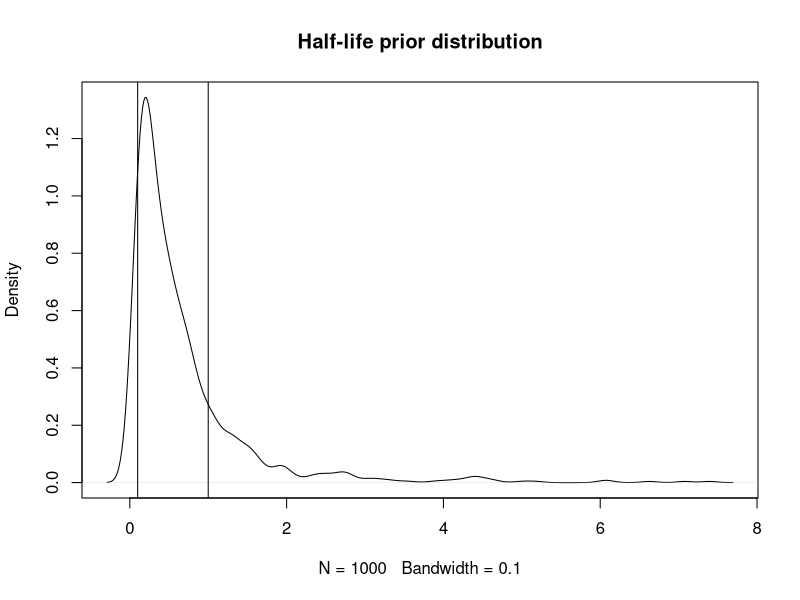
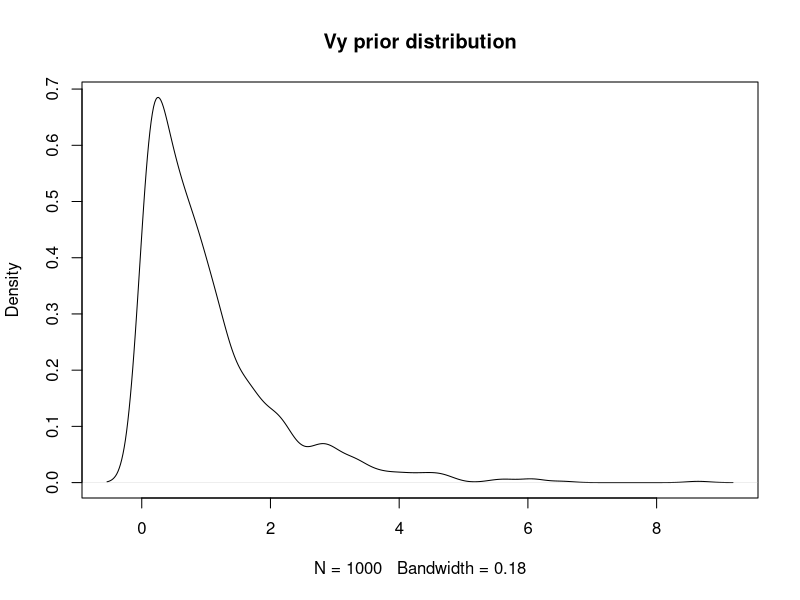

R code for these plots, in order: (Note: this script raises an error after producing the figures.)
## ---- chunk 1
#hl ~ lognormal(-0.5,1.5); //Tree length = 1 Ma
hl.sims<-rlnorm(n=1000,meanlog=log(0.4),sdlog=1)
plot(density(hl.sims),main="Half-life prior distribution")
abline(v=c(0.1,1))
quantile(hl.sims,probs=c(0.1,0.5,0.75,0.9))


## ---- chunk 2
vy.sims<-rexp(n=1000,rate=1)
plot(density(vy.sims),main="Vy prior distribution")
quantile(vy.sims,probs=c(0.1,0.5,0.75,0.9))


## ---- chunk 3
library(ggsci)
#Direct Model
#intercept_test<-rnorm(100,stan_sim_data$ols_intercept,0.2)
#slope_test<-rnorm(100,stan_sim_data$ols_slope,0.1)

#Adaptive Model
intercept_test<-rnorm(100,stan_sim_data$ols_intercept,0.3)
slope_test<-rnorm(100,stan_sim_data$ols_slope,0.1)


#df<-data.frame(Y=stan_sim_data$Y,X=stan_sim_data$direct_cov)
df<-data.frame(Y=stan_sim_data$Y,X=stan_sim_data$random_cov)

names(df)<-c("Y","X")

#slope.prior.plot<-ggplot(data=reg.trdata$dat,aes(y=Sim1,x=X))+
slope.prior.plot<-ggplot(data=df,aes(y=Y,x=X))+  
  geom_point()+
  geom_abline(intercept=intercept_test,slope=slope_test,alpha=0.25)+
  theme_bw()+
  ggtitle("Priors for Intercept and Slope")+
  ylab("Trait 1") + xlab("Trait 2")+
  scale_color_npg()

slope.prior.plot
## ---- chunk 4
library(ggsci)
#Direct Model
#intercept_test<-rnorm(100,stan_sim_data$ols_intercept,0.2)
#slope_test<-rnorm(100,stan_sim_data$ols_slope,0.1)

#Adaptive Model
intercept_test<-rnorm(100,stan_sim_data$ols_intercept,0.1)
slope_test<-rnorm(100,stan_sim_data$ols_slope,0.1)


#df<-data.frame(Y=stan_sim_data$Y,X=stan_sim_data$direct_cov)
df<-data.frame(Y=stan_sim_data$Y,X=stan_sim_data$random_cov)

names(df)<-c("Y","X")

#slope.prior.plot<-ggplot(data=reg.trdata$dat,aes(y=Sim1,x=X))+
slope.prior.plot<-ggplot(data=df,aes(y=Y,x=X))+  
  geom_point()+
  geom_abline(intercept=intercept_test,slope=slope_test,alpha=0.25)+
  theme_bw()+
  ggtitle("Priors for Intercept and Slope")+
  ylab("Trait 1") + xlab("Trait 2")+
  scale_color_npg()

slope.prior.plot
## ---- chunk 5
#beta_raw<-rnorm(100,0,1)
beta_bar<-rnorm(100,stan_sim_data$ols_intercept,0.05)
sd_beta<-rexp(100,7)
beta<-rnorm(100,beta_bar,sd_beta)
slope_test<-rnorm(100,stan_sim_data$ols_slope,0.05)

df<-data.frame(Y=stan_sim_data$Y,X=stan_sim_data$direct_cov)
names(df)<-c("Y","X")

#slope.prior.plot<-ggplot(data=reg.trdata$dat,aes(y=Sim1,x=X))+
slope.prior.plot<-ggplot(data=df,aes(y=Y,x=X))+  
  geom_point()+
  geom_abline(intercept=beta,slope=slope_test,alpha=0.25)+
  theme_bw()+
  ggtitle("Priors for Intercept and Slope")+
  ylab("Trait 1") + xlab("Trait 2")+
  scale_color_npg()

slope.prior.plot
## ---- chunk 6
intercept_test<-rt(100,4)
#slope_test<-rnorm(100,ols.slope,0.5)
slope_test<-rnorm(100,stan_sim_data$ols_slope,0.3)

slope.prior.plot<-ggplot(data=reg.trdata$dat,aes(y=Sim.MC1,x=bodycentered))+
  geom_point()+
  geom_abline(intercept=intercept_test,slope=slope_test,alpha=0.25)+
  theme_bw()+
  ggtitle("Priors for Intercept and Slope")+
  ylab("log Neocortex Area (mm2)") + xlab("log Brain Mass (g)")+
  scale_color_npg()

slope.prior.plot
library(ggsci)
## ---- chunk 7
#beta_raw<-rnorm(100,0,1)
beta_raw<-rt(100,1)
#beta_bar<-rnorm(100,stan_sim_data$ols_intercept,0.5)
sd_beta<-rexp(100,1)

beta<-rnorm(100,beta_bar,sd_beta)

slope_test<-rnorm(100,stan_sim_data$ols_slope,0.25)

regression.prior.plot<-ggplot(data=ruminant.trdata$dat,aes(y=Sim.MC1,x=bodycentered))+
  geom_point()+
  geom_abline(intercept=beta,slope=slope_test,alpha=0.25)+
  theme_bw()+
  ggtitle("Priors for Intercept and Slope")+
  ylab("Simulated log Neocortex Area (mm2)") + xlab("log Body Mass (g)")+
  scale_color_npg()

regression.prior.plot
## ---- chunk 8
#beta_raw<-rnorm(100,0,1)
beta_raw<-rt(100,2)
sd_beta<-rexp(100,1)
beta_bar<-rnorm(100,stan_sim_data$ols_intercept,0.5)
beta<- beta_bar + sd_beta * beta_raw

slope_test<-rnorm(100,stan_sim_data$ols_slope,0.25)

regression.prior.plot<-ggplot(data=ruminant.trdata$dat,aes(y=Sim1,x=bodycentered))+
  geom_point()+
  geom_abline(intercept=beta,slope=slope_test,alpha=0.25)+
  theme_bw()+
  ggtitle("Priors for Intercept and Slope")+
  ylab("Simulated log Neocortex Area (mm2)") + xlab("log Body Mass (g)")+
  scale_color_npg()

regression.prior.plot
## ---- chunk 9
#beta_raw<-rnorm(100,0,1)
beta_raw<-rt(100,2)
sd_beta<-rexp(100,1)
beta_bar<-rt(100,2)
beta<- beta_bar + sd_beta * beta_raw

slope_test<-rnorm(100,stan_sim_data$ols_slope,0.25)

regression.prior.plot<-ggplot(data=ruminant.trdata$dat,aes(y=Sim.MC1,x=bodycentered))+
  geom_point()+
  geom_abline(intercept=beta,slope=slope_test,alpha=0.25)+
  theme_bw()+
  ggtitle("Priors for Intercept and Slope")+
  ylab("Simulated log Neocortex Area (mm2)") + xlab("log Body Mass (g)")+
  scale_color_npg()

regression.prior.plot
